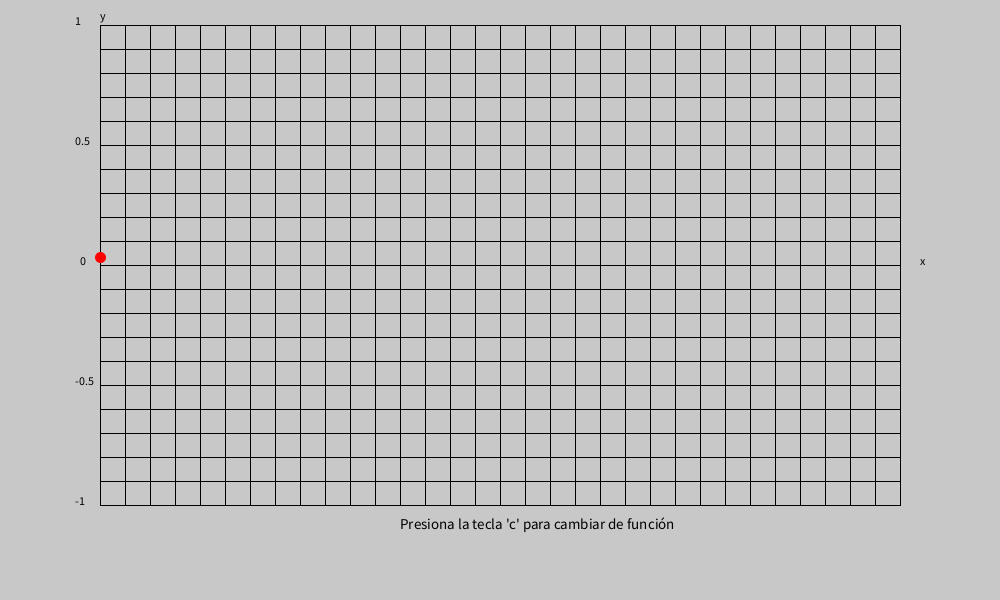
Frame 1 (no input)
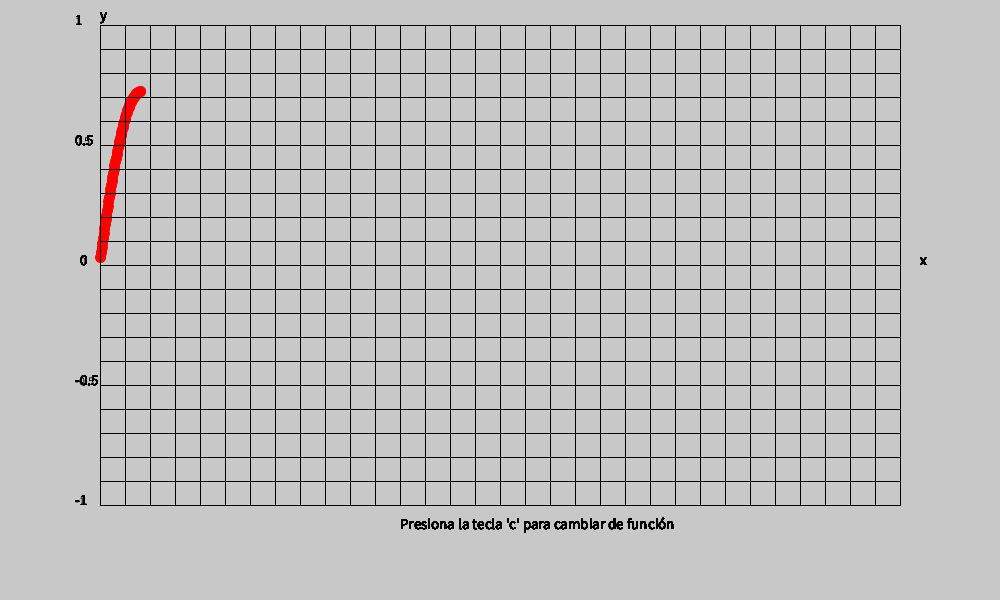
Frame 60 (the mouse pressed at the canvas centre just before this capture)
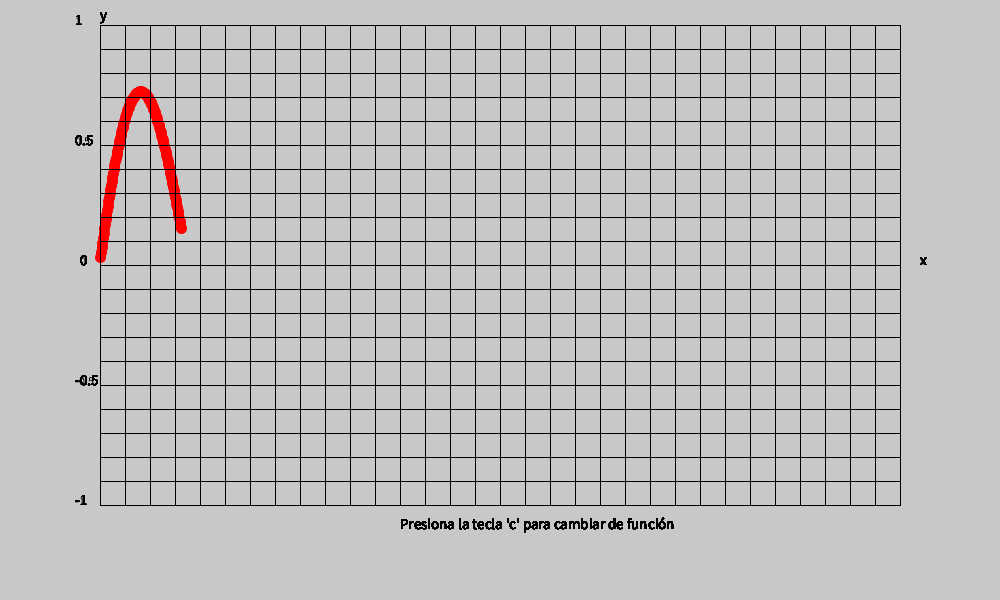
Frame 120 (the mouse held since frame 60 and released just before this capture)

The Processing sketch that drew these frames (run headless with seeded random() and noise(); from frame 60 on, the mouse is pressed at the canvas centre):

// Processing sketch: Oscilar
// ── Oscilar.pde
PVector pos, vel, pos_aux, prev_pos_aux;
float dt = 0.7;

boolean funcion1 = true;

void setup() {
  size(1000, 600);
  pos = new PVector(0, 0);
  vel = new PVector(1, 0);
  pos_aux = new PVector();
  prev_pos_aux = new PVector();
  background(200);
}

void draw() {

  dibujoGrafica();

  if (pos.x >= 1440) {
    pos.x = 0;
    prev_pos_aux = new PVector();
  }

  translate(0, height/2);

  pos.x += dt;

  if (funcion1 == true)
    pos.y = sin(radians(pos.x)) * exp(-0.002*pos.x);
  else
    pos.y = 0.5 * sin(radians(3 * pos.x)) + 0.5 * sin(radians(3.5 * pos.x));

  pos.add(PVector.mult(vel, dt));

  pos_aux.x = map(pos.x, 0, 1440, 100, 800);
  pos_aux.y = map(pos.y, 1, -1, 0, 400);

  stroke(255, 0, 0);
  fill(255, 0, 0);
  ellipse(pos_aux.x, pos_aux.y - height/25*10, 10, 10);

  if (prev_pos_aux.x != 0 && prev_pos_aux.y != 0) {
    stroke(255, 0, 0);
    line(prev_pos_aux.x, prev_pos_aux.y - height/25*10, pos_aux.x, pos_aux.y - height/25*10);
  }

  prev_pos_aux.set(pos_aux);
}

void dibujoGrafica() {
  stroke(0);
  for (int i = 0; i < 21; i++) {
    line(width/10, 25+height/25*i, width-100, 25+height/25*i);
  }
  for (int j = 0; j <= 32; j++) {
    line(100+800/32*j, 25, 100+800/32*j, 505);
  }

  fill(0);
  text(-1, 75, 25+height/25*20);
  text("-0.5", 75, 25+height/25*15);
  text(0, 80, 25+height/25*10);
  text("0.5", 75, 25+height/25*5);
  text(1, 75, 25+height/25*0);
  text("y", 100, 20);
  text("x", 920, 25+height/25*10);

  textSize(15);
  text("Presiona la tecla 'c' para cambiar de función", 100+800/32*12, 25+height/25*21);
}

void keyPressed() {
  if (key == 'c' || key == 'C') {
    pos.x = 0;
    prev_pos_aux = new PVector();
    funcion1 = !funcion1;
    background(200);
  }
}
